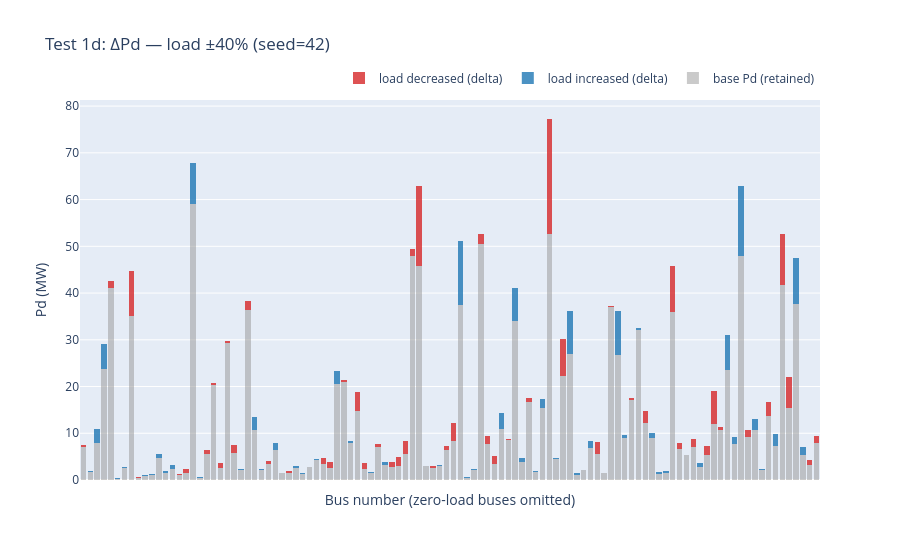

This figure's notebook cell:
### Code cell
# Test 1d: load ±40% (seed=42)
IL_LOAD40_IN = M_CASES_DIR / "case_ACTIVSg200_load40pct.m"
IL_LOAD40_OUT = M_CASES_DIR / "case_ACTIVSg200_load40pct_solved.m"

fig_1d = plot_load_comparison(
    ILLINOIS_M, IL_LOAD40_IN, title="Test 1d: ΔPd — load ±40% (seed=42)"
)
_ = fig_1d.show()

load40_df, load40_stderr, load40_rc = run_solve_pf_out(IL_LOAD40_IN, IL_LOAD40_OUT)
pf_summary("Test 1d: load ±40%", load40_df, load40_rc, load40_stderr)
if load40_rc == 0:
    diff_vs_base("load ±40%", load40_df, il_df)

### Figure 1 — Plotly figure (JSON) as saved in the notebook; plotly's stock layout.template omitted (floating-point values rounded to 4 significant figures; data arrays with more than 128 entries replaced by an {"elided": "..."} marker saying what was removed)
{"data": [{"customdata": {"elided": "108x3 float values"}, "hovertemplate": "bus %{x}<br>base = %{customdata[0]:.2f} MW<br>pert = %{customdata[1]:.2f} MW<br>delta = %{customdata[2]:+.2f} MW<extra></extra>", "marker": {"color": "rgba(150,150,150,0.50)", "line": {"width": 0}}, "name": "base Pd (retained)", "type": "bar", "x": ["bus 2", "bus 4", "bus 6", "bus 8", "bus 10", "bus 12", "bus 13", "bus 16", "bus 18", "bus 19", "bus 20", "bus 21", "bus 23", "bus 24", "bus 26", "bus 28", "bus 30", "bus 32", "bus 33", "bus 35", "bus 37", "bus 38", "bus 39", "bus 40", "bus 41", "bus 42", "bus 43", "bus 44", "bus 46", "bus 47", "bus 48", "bus 54", "bus 56", "bus 57", "bus 58", "bus 59", "bus 60", "bus 61", "bus 62", "bus 63", "bus 74", "bus 75", "bus 80", "bus 82", "bus 83", "bus 84", "bus 85", "bus 86", "bus 88", "bus 89", "bus 93", "bus 95", "bus 96", "bus 97", "bus 99", "bus 100", "bus 101", "bus 106", "bus 107", "bus 108", "bus 109", "bus 110", "bus 111", "bus 117", "bus 118", "bus 119", "bus 120", "bus 122", "bus 129", "bus 130", "bus 131", "bus 132", "bus 137", "bus 138", "bus 139", "bus 140", "bus 141", "bus 142", "bus 143", "bus 144", "bus 145", "bus 148", "bus 157", "bus 158", "bus 159", "bus 162", "bus 163", "bus 171", "bus 172", "bus 173", "bus 174", "bus 175", "bus 176", "bus 177", "bus 179", "bus 180", "bus 181", "bus 184", "bus 185", "bus 186", "bus 190", "bus 191", "bus 192", "bus 193", "bus 194", "bus 198", "bus 199", "bus 200"], "y": [7.029, 1.7, 7.95, 23.74, 40.99, 0.3, 2.52, 34.99, 0.4622, 0.77, 1.13, 4.61, 1.41, 2.4, 1.02, 1.48, 59.09, 0.51, 5.543, 20.25, 2.513, 29.23, 5.791, 2.04, 36.41, 10.62, 2.09, 3.527, 6.34, 1.401, 1.512, 2.66, 1.31, 2.727, 4.23, 3.367, 2.628, 20.55, 20.91, 7.98, 14.77, 2.328, 1.48, 7.031, 3.14, 2.751, 2.986, 5.544, 47.84, 45.82, 2.928, 2.524, 2.96, 6.52, 8.451, 37.39, 0.52, 2.06, 50.43, 7.704, 3.494, 10.86, 8.508, 34.08, 3.94, 16.6, 1.8, 15.44, 52.73, 4.4, 22.28, 26.96, 1.16, 2.06, 6.84, 5.469, 1.405, 36.98, 26.78, 9.05, 17.17, 32.02, 12.18, 8.97, 1.39, 1.45, 35.92, 6.612, 5.38, 7.01, 2.77, 5.349, 12.09, 10.7, 23.61, 7.74, 47.98, 9.116, 10.79, 2.1, 13.6, 7.23, 41.81, 15.35, 37.57, 5.37, 3.225, 7.923]}, {"customdata": {"elided": "108x2 float values"}, "hovertemplate": "bus %{x}<br>delta = +%{customdata[1]:.2f} MW<br>base = %{customdata[0]:.2f} MW<extra></extra>", "marker": {"color": "rgba(31,119,180,0.80)", "line": {"width": 0}}, "name": "load increased (delta)", "type": "bar", "x": ["bus 2", "bus 4", "bus 6", "bus 8", "bus 10", "bus 12", "bus 13", "bus 16", "bus 18", "bus 19", "bus 20", "bus 21", "bus 23", "bus 24", "bus 26", "bus 28", "bus 30", "bus 32", "bus 33", "bus 35", "bus 37", "bus 38", "bus 39", "bus 40", "bus 41", "bus 42", "bus 43", "bus 44", "bus 46", "bus 47", "bus 48", "bus 54", "bus 56", "bus 57", "bus 58", "bus 59", "bus 60", "bus 61", "bus 62", "bus 63", "bus 74", "bus 75", "bus 80", "bus 82", "bus 83", "bus 84", "bus 85", "bus 86", "bus 88", "bus 89", "bus 93", "bus 95", "bus 96", "bus 97", "bus 99", "bus 100", "bus 101", "bus 106", "bus 107", "bus 108", "bus 109", "bus 110", "bus 111", "bus 117", "bus 118", "bus 119", "bus 120", "bus 122", "bus 129", "bus 130", "bus 131", "bus 132", "bus 137", "bus 138", "bus 139", "bus 140", "bus 141", "bus 142", "bus 143", "bus 144", "bus 145", "bus 148", "bus 157", "bus 158", "bus 159", "bus 162", "bus 163", "bus 171", "bus 172", "bus 173", "bus 174", "bus 175", "bus 176", "bus 177", "bus 179", "bus 180", "bus 181", "bus 184", "bus 185", "bus 186", "bus 190", "bus 191", "bus 192", "bus 193", "bus 194", "bus 198", "bus 199", "bus 200"], "y": [0.0, 0.2684, 3.025, 5.433, 0.0, 0.1024, 0.29, 0.0, 0.0, 0.2018, 0.119, 0.9518, 0.5309, 0.7548, 0.0, 0.0, 8.653, 0.1907, 0.0, 0.0, 0.0, 0.0, 0.0, 0.2771, 0.0, 2.826, 0.3348, 0.0, 1.546, 0.0, 0.0, 0.3508, 0.2942, 0.0, 0.2326, 0.0, 0.0, 2.769, 0.0, 0.4165, 0.0, 0.0, 0.3361, 0.0, 0.7888, 0.0, 0.0, 0.0, 0.0, 0.0, 0.0, 0.0, 0.3085, 0.0, 0.0, 13.82, 0.17, 0.3574, 0.0, 0.0, 0.0, 3.498, 0.0, 7.048, 0.6917, 0.0, 0.1833, 1.851, 0.0, 0.3085, 0.0, 9.169, 0.4255, 0.0, 1.547, 0.0, 0.0, 0.0, 9.38, 0.5193, 0.0, 0.5295, 0.0, 1.144, 0.2524, 0.4826, 0.0, 0.0, 0.06481, 0.0, 0.9663, 0.0, 0.0, 0.0, 7.398, 1.539, 15.0, 0.0, 2.348, 0.2716, 0.0, 2.527, 0.0, 0.0, 9.952, 1.609, 0.0, 0.0]}, {"customdata": {"elided": "108x2 float values"}, "hovertemplate": "bus %{x}<br>delta = %{customdata[1]:.2f} MW<br>base = %{customdata[0]:.2f} MW<extra></extra>", "marker": {"color": "rgba(214,39,40,0.80)", "line": {"width": 0}}, "name": "load decreased (delta)", "type": "bar", "x": ["bus 2", "bus 4", "bus 6", "bus 8", "bus 10", "bus 12", "bus 13", "bus 16", "bus 18", "bus 19", "bus 20", "bus 21", "bus 23", "bus 24", "bus 26", "bus 28", "bus 30", "bus 32", "bus 33", "bus 35", "bus 37", "bus 38", "bus 39", "bus 40", "bus 41", "bus 42", "bus 43", "bus 44", "bus 46", "bus 47", "bus 48", "bus 54", "bus 56", "bus 57", "bus 58", "bus 59", "bus 60", "bus 61", "bus 62", "bus 63", "bus 74", "bus 75", "bus 80", "bus 82", "bus 83", "bus 84", "bus 85", "bus 86", "bus 88", "bus 89", "bus 93", "bus 95", "bus 96", "bus 97", "bus 99", "bus 100", "bus 101", "bus 106", "bus 107", "bus 108", "bus 109", "bus 110", "bus 111", "bus 117", "bus 118", "bus 119", "bus 120", "bus 122", "bus 129", "bus 130", "bus 131", "bus 132", "bus 137", "bus 138", "bus 139", "bus 140", "bus 141", "bus 142", "bus 143", "bus 144", "bus 145", "bus 148", "bus 157", "bus 158", "bus 159", "bus 162", "bus 163", "bus 171", "bus 172", "bus 173", "bus 174", "bus 175", "bus 176", "bus 177", "bus 179", "bus 180", "bus 181", "bus 184", "bus 185", "bus 186", "bus 190", "bus 191", "bus 192", "bus 193", "bus 194", "bus 198", "bus 199", "bus 200"], "y": [0.3614, 0.0, 0.0, 0.0, 1.694, 0.0, 0.0, 9.767, 0.2478, 0.0, 0.0, 0.0, 0.0, 0.0, 0.3298, 0.8504, 0.0, 0.0, 0.8973, 0.5056, 1.057, 0.5794, 1.619, 0.0, 1.928, 0.0, 0.0, 0.6229, 0.0, 0.1386, 0.3082, 0.0, 0.0, 0.09269, 0.0, 1.363, 1.172, 0.0, 0.4951, 0.0, 3.993, 1.272, 0.0, 0.5692, 0.0, 0.9991, 1.844, 2.706, 1.505, 17.03, 0.1318, 0.4764, 0.0, 0.8103, 3.719, 0.0, 0.0, 0.0, 2.129, 1.716, 1.666, 0.0, 0.312, 0.0, 0.0, 0.9534, 0.0, 0.0, 24.51, 0.0, 7.972, 0.0, 0.0, 0.02959, 0.0, 2.741, 0.01516, 0.277, 0.0, 0.0, 0.372, 0.0, 2.583, 0.0, 0.0, 0.0, 9.885, 1.328, 0.0, 1.7, 0.0, 1.961, 6.921, 0.5862, 0.0, 0.0, 0.0, 1.574, 0.0, 0.0, 3.191, 0.0, 10.93, 6.636, 0.0, 0.0, 1.035, 1.417]}], "layout": {"barmode": "stack", "legend": {"orientation": "h", "x": 1, "xanchor": "right", "y": 1.02, "yanchor": "bottom"}, "title": {"text": "Test 1d: ΔPd — load ±40% (seed=42)"}, "xaxis": {"showticklabels": false, "title": {"text": "Bus number (zero-load buses omitted)"}}, "yaxis": {"title": {"text": "Pd (MW)"}}}}
